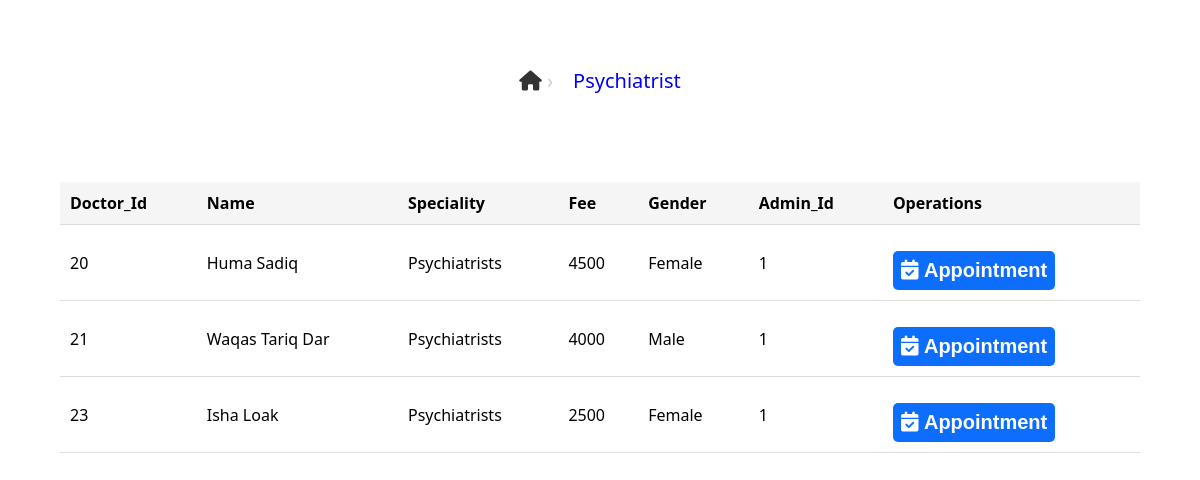
Page /Project/Specialists.php?specialist=psychiatrist on the committed database.
### tables this page shows
CREATE TABLE `doctor` (
  `Doctor_Id` int(10) UNSIGNED NOT NULL,
  `DName` varchar(30) DEFAULT NULL,
  `Speciality` varchar(30) NOT NULL,
  `Fee` double DEFAULT NULL,
  `DGender` varchar(6) DEFAULT NULL,
  `Admin_Id` int(10) UNSIGNED DEFAULT NULL
);

### Project/Specialists.php (the view, shortened to what this page needs)
<?php
if (isset($_GET['specialist'])) {
    $s = $_GET['specialist'];
}
?>
<!DOCTYPE html>
<html lang="en">
<head>
    <link rel="stylesheet" href="https://cdnjs.cloudflare.com/ajax/libs/font-awesome/6.4.2/css/all.min.css" />
    <link rel="stylesheet" href="./Assets/css/doctors.css">
</head>
<body>
    <ul class="breadcrumb">
        <li class="breadcrumb_item">
            <a href="./index.php" class="breadcrumb_link">
                <i class="fa-solid fa-house"></i>
            </a>
        </li>
        <li class="breadcrumb_item">
            <a href="#" class="breadcrumb_link breadcrumb_link_active"><?php echo "$s" ?></a>
        </li>
    </ul>
    <br>
    <div class="container">
        <table class="table">
            <thead>
                <tr>
                    <th>Doctor_Id</th>
                    <th>Name</th>
                    <th>Speciality</th>
                    <th>Fee</th>
                    <th>Gender</th>
                    <th>Admin_Id</th>
                    <th>Operations</th>
                </tr>
            </thead>
            <tbody>
                <?php
                include './connection.php';
                if (isset($_GET['specialist'])) {
                    $specialist = $_GET['specialist'];
                    $sql = "SELECT * FROM doctor WHERE Speciality LIKE '$specialist%'";
                    $result = $connection->query($sql);
                    if (mysqli_num_rows($result) > 0) {
                        while ($row = mysqli_fetch_assoc($result)) {
                            echo "<tr>";
                            echo "<td>" . $row['Doctor_Id'] . "</td>";
                            echo "<td>" . $row['DName'] . "</td>";
                            echo "<td>" . $row['Speciality'] . "</td>";
                            echo "<td>" . $row['Fee'] . "</td>";
                            echo "<td>" . $row['DGender'] . "</td>";
                            echo "<td>" . $row['Admin_Id'] . "</td>";
                            echo "<td><button class='btn'><a href='./signup.php?d_id=" . $row['Doctor_Id'] . "&specialist=" . $specialist . "'><i class='fa-solid fa-calendar-check'></i>&nbsp;Appointment</a></button></td>";
                            echo "</tr>";
                        }
                    } else {
                        echo "No data found";
                    }
                }
                ?>
            </tbody>
        </table>
    </div>
</body>
</html>

### Project/Assets/css/doctors.css (style rules this page uses)
* { margin: 0; padding: 0; box-sizing: border-box; }
:root { --main-color: #ffffff; --sub-color: #1212f0; --white: #68694d; --border: 0.1rem solid rgba(105, 94, 74, 0.3); }
body { background-color: rgb(245, 243, 243); font-family: "Segoe UI", Tahoma, Geneva, Verdana, sans-serif; }
.btn { cursor: pointer; padding: 1rem 2rem; border: none; font-size: 1.25rem; font-weight: bolder; color: var(--sub-color); text-align: center; text-transform: capitalize; text-decoration: none; margin-top: 1rem; background-color: rgb(19, 154, 244); color: var(--main-color); border-radius: 0.625rem; transition: all 0.3s ease; align-self: flex-start; }
.breadcrumb { display: flex; justify-content: center; align-items: center; height: 20vh; gap: 20px; list-style: none; padding: 0; margin: 0; font-family: "Segoe UI", Tahoma, Geneva, Verdana, sans-serif; }
.breadcrumb_item:not(:last-of-type)::after { content: "\203a"; margin-left: 0 10px; color: #ccc; font-size: 20px; }
.breadcrumb_link { text-decoration: none; background-color: transparent; color: #333; border: none; font-size: 20px; font-weight: 500; text-transform: capitalize; transition: all 0.3s ease-in-out; }
.breadcrumb_link_active { color: blue; }

### Project/Specialists.php (style rules this page uses)
body { background-color: white; }
.container { max-width: 1080px; display: grid; place-items: center; margin: auto; }
.btn { background-color: #0d6efd; padding: 8px; border: none; border-radius: 5px; transition: all 0.3s ease-in-out; }
.btn a { text-decoration: none; color: white; }
table { border-collapse: collapse; width: 100%; }
th, td { padding: 10px; text-align: left; border-bottom: 1px solid #ddd; }
th { background-color: #f5f5f5; font-weight: bold; }

### rows in the picture
doctor: Doctor_Id "20", DName "Huma Sadiq", Speciality "Psychiatrists", Fee "4500", DGender "Female", Admin_Id "1"
doctor: Doctor_Id "21", DName "Waqas Tariq Dar", Speciality "Psychiatrists", Fee "4000", DGender "Male", Admin_Id "1"
doctor: Doctor_Id "23", DName "Isha Loak", Speciality "Psychiatrists", Fee "2500", DGender "Female", Admin_Id "1"

### other values in the picture
$s "Psychiatrist"
